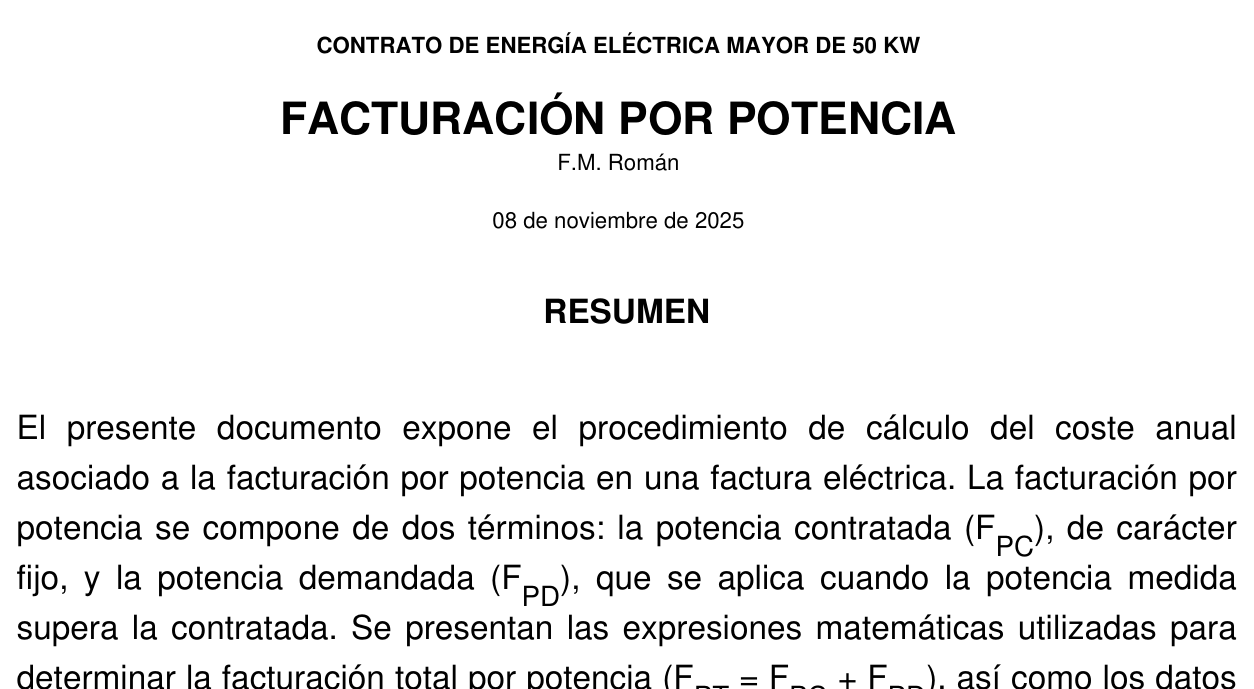
#> input picture routers/A1_Contrato_de_energía_eléctrica/A12_Mayor_de_50_kW/A122_Facturación_por_potencia.png, 1254 x 689 px
$ python p33_img_collage.py
#> lines starting #> are read from the running program, lines starting #| are printed output that depends on the picture
#!/home/pk/Desktop/frontend/venv/bin/python3

import os
import random
from PIL import Image, ImageOps

def crear_collage_grid(carpeta_raiz, salida, ancho_final=4096, alto_final=5000):
    # 1. Buscar imágenes .png recursivamente
#> called with ancho_final = 3096, alto_final = 2000
    rutas = [
        os.path.join(r, f)
        for r, d, archivos in os.walk(carpeta_raiz)
        for f in archivos
        if f.lower().endswith(".png") and "ahorro" not in r.lower()
    ]

    if not rutas:
        print("No se encontraron imágenes PNG.")
        return

    random.shuffle(rutas)

    # 2. Crear lienzo blanco
    collage = Image.new('RGBA', (ancho_final, alto_final), (255, 255, 255, 255))
#> collage: PIL image 3096x2000 RGBA; every value is 255

    # 3. CONFIGURACIÓN GRID
    cols = 4
    rows = 2

    cell_w = ancho_final // cols
    cell_h = alto_final // rows

    # 🔧 Menos padding → imágenes más grandes
    padding = int(min(cell_w, cell_h) * 0.05)

    # 🔧 Factor para agrandar imágenes
    scale_extra = 1.25

    # 🔧 Orden aleatorio de capas (más natural)
    indices = list(range(len(rutas)))
    random.shuffle(indices)

    for i in indices:
        ruta = rutas[i]

        try:
            with Image.open(ruta).convert('RGBA') as img:

                # Limitar a tamaño base de celda
                max_w = cell_w - padding
                max_h = cell_h - padding

                # 🔥 Aumentar tamaño real
                ratio = min(max_w / img.width, max_h / img.height) * scale_extra
#> ratio = 0.734

                new_w = int(img.width * ratio)
#> new_w = 920
                new_h = int(img.height * ratio)
#> new_h = 505

                img_resized = img.resize((new_w, new_h), Image.Resampling.LANCZOS)
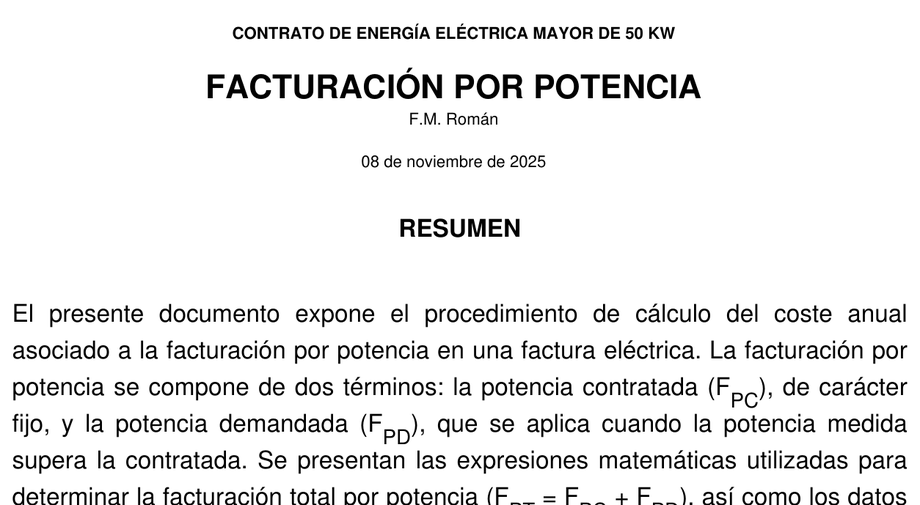
#> img_resized: PIL image 920x505 RGBA; mean R, G, B, A 235.8, 235.8, 235.8, 255

                # Borde blanco tipo foto
                borde = int(new_w * 0.02)
#> borde = 18
                img_foto = ImageOps.expand(img_resized, border=borde, fill='white')
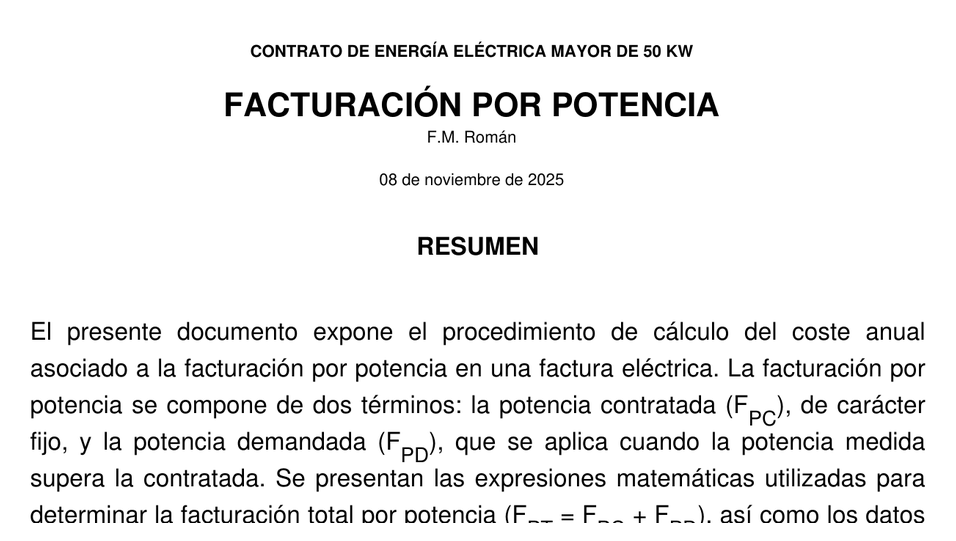
#> img_foto: PIL image 956x541 RGBA; mean R, G, B, A 237.8, 237.8, 237.8, 255

                # Rotación suave
                angulo = random.uniform(-10, 10)
                img_rotada = img_foto.rotate(
                    angulo,
                    expand=True,
                    resample=Image.Resampling.BICUBIC
                )
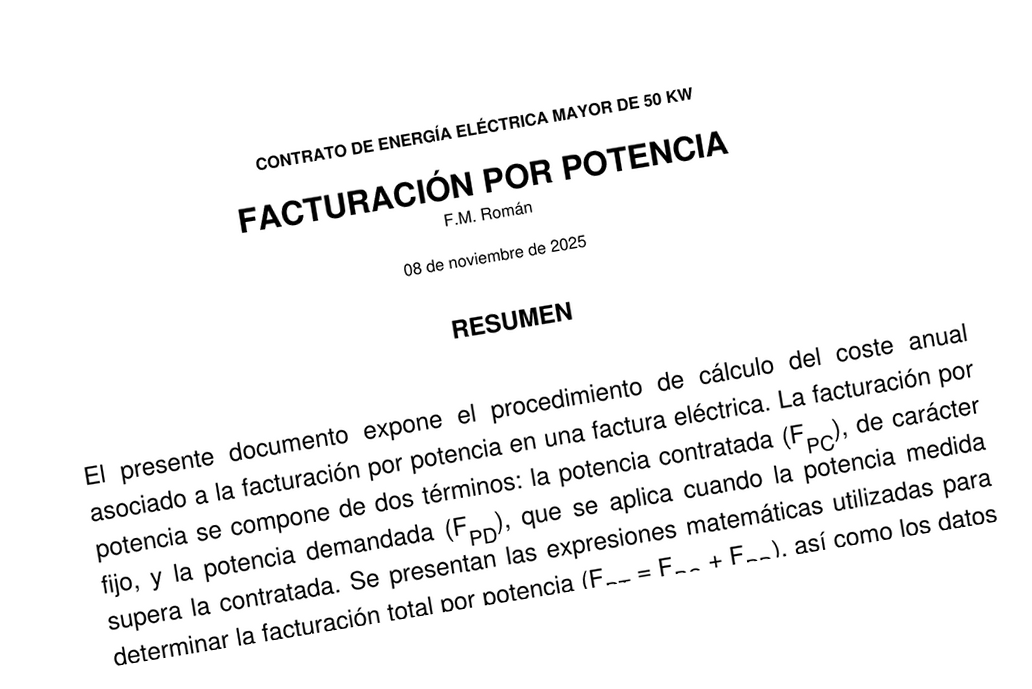
#> img_rotada: PIL image 1032x689 RGBA; mean R, G, B, A 172.7, 172.7, 172.7, 185.5; transparent parts drawn white

                # Posición en grid (según índice original)
                row = i // cols
                col = i % cols

                if row >= rows:
                    continue

                base_x = col * cell_w
                base_y = row * cell_h

                # 🔥 Más desplazamiento → solapamiento
                max_jitter_x = int(cell_w * 0.35)
                max_jitter_y = int(cell_h * 0.35)

                offset_x = random.randint(-max_jitter_x, max_jitter_x)
                offset_y = random.randint(-max_jitter_y, max_jitter_y)

                x = base_x + offset_x + (cell_w - img_rotada.width) // 2
#> x = 1646
                y = base_y + offset_y + (cell_h - img_rotada.height) // 2
#> y = 219

                collage.alpha_composite(img_rotada, (x, y))
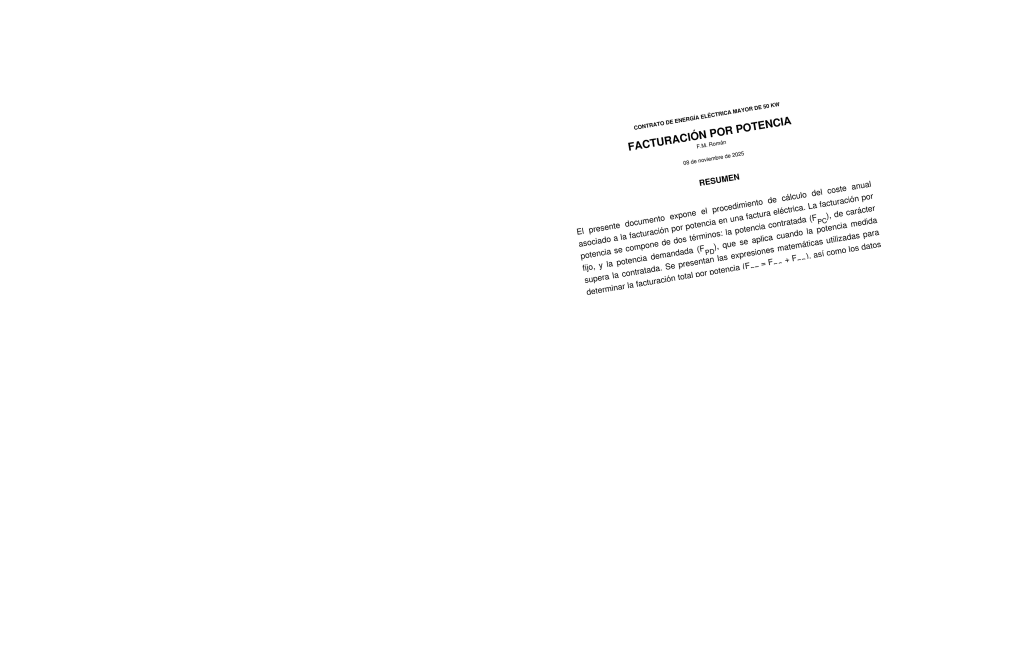
#> collage: PIL image 3096x2000 RGBA (shown at 1/3 size); mean R, G, B, A 253.5, 253.5, 253.5, 255

        except Exception as e:
            print(f"Error procesando {ruta}: {e}")
#> pass 2 of the loop in crear_collage_grid, `for i in indices:`:
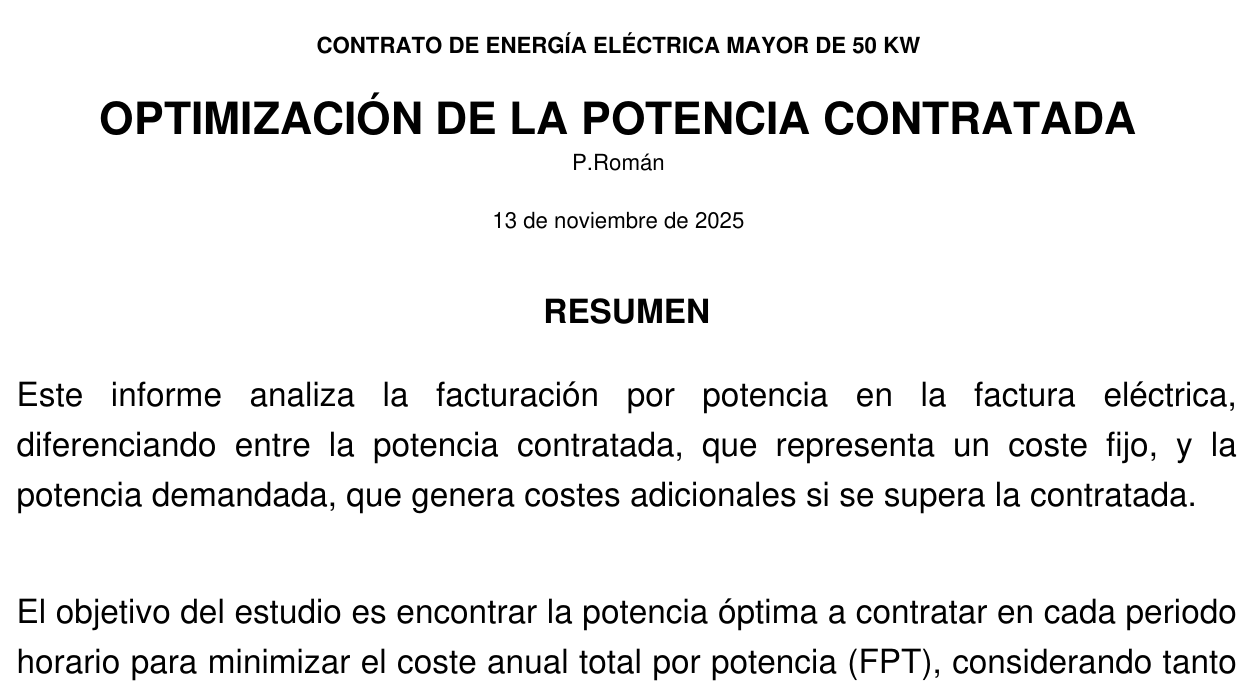
#> input picture routers/A1_Contrato_de_energía_eléctrica/A12_Mayor_de_50_kW/A121_Optimización_de_la_potencia_contratada.png, 1254 x 689 px
#> in crear_collage_grid, `img_foto = ImageOps.expand(img_resized, border=borde, fill='white')`:
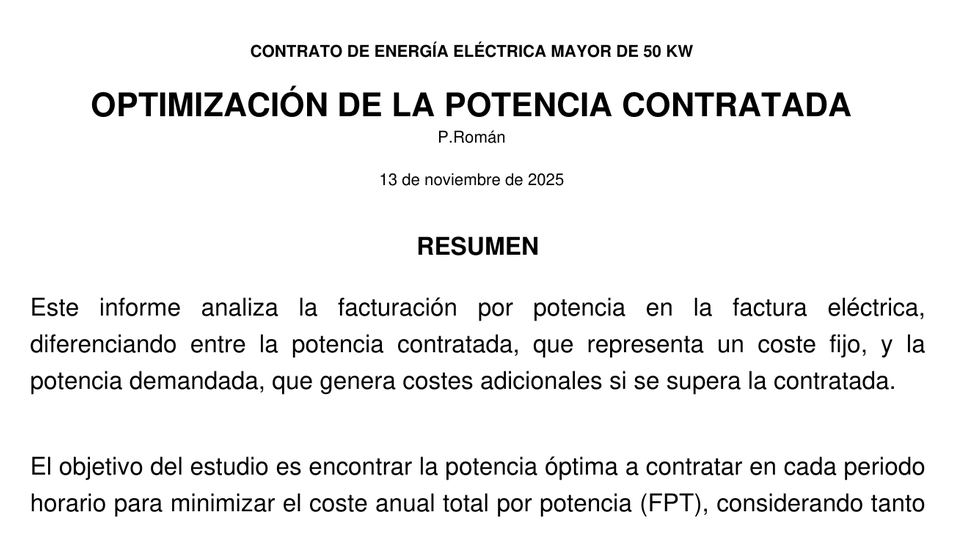
#> img_foto: PIL image 956x541 RGBA; mean R, G, B, A 238.4, 238.4, 238.4, 255
#> img_rotada: PIL image 1026x675 RGBA
#> in crear_collage_grid, `collage.alpha_composite(img_rotada, (x, y))`:
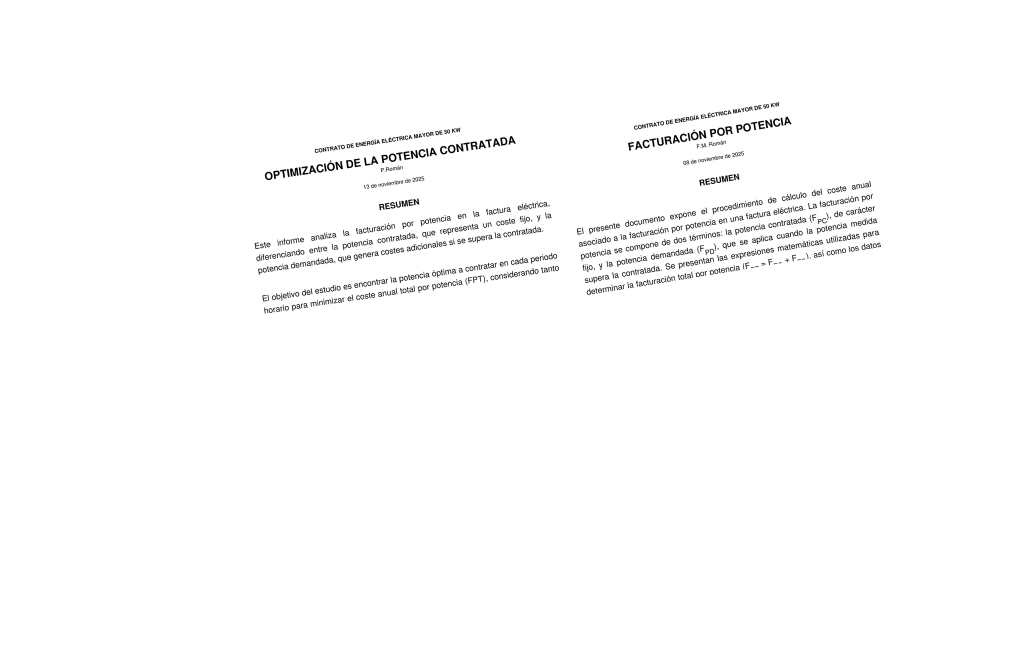
#> collage: PIL image 3096x2000 RGBA (shown at 1/3 size); mean R, G, B, A 252.1, 252.1, 252.1, 255
#> pass 3 of the loop in crear_collage_grid, `for i in indices:`:
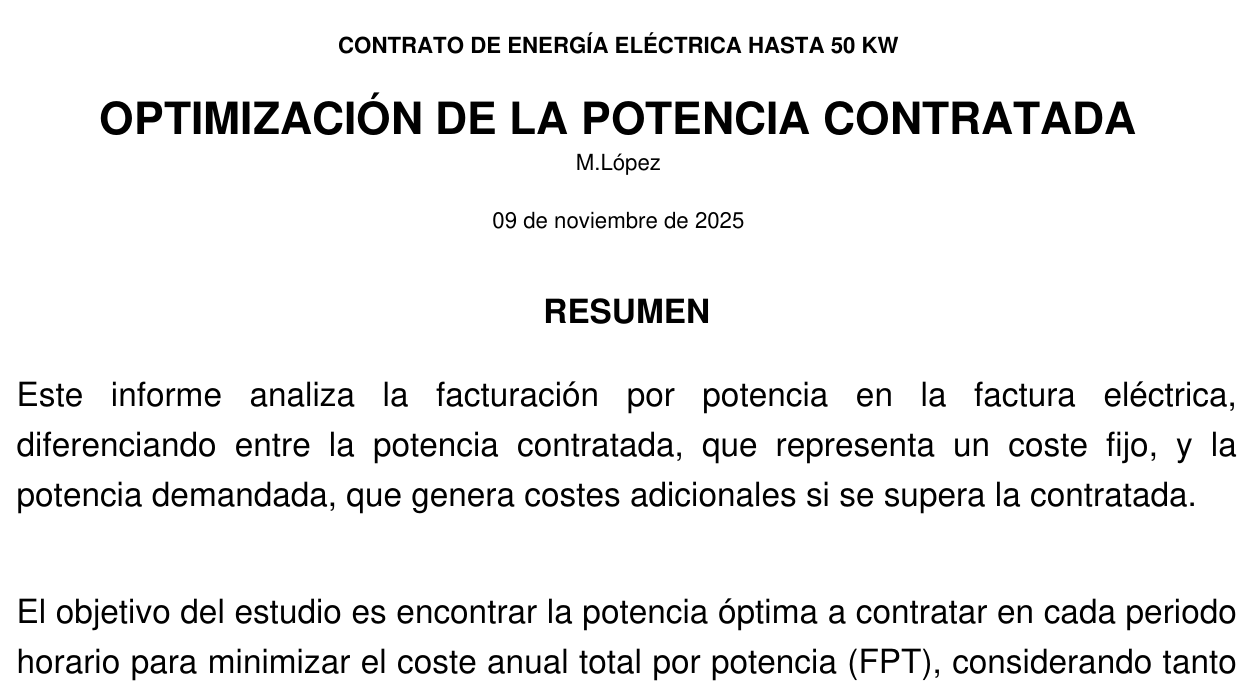
#> input picture routers/A1_Contrato_de_energía_eléctrica/A11_Hasta_50_kW/A111_Optimización_de_la_potencia_contratada.png, 1254 x 689 px
#> in crear_collage_grid, `img_rotada = img_foto.rotate( angulo, expand=True, resample=Image.Resa..`:
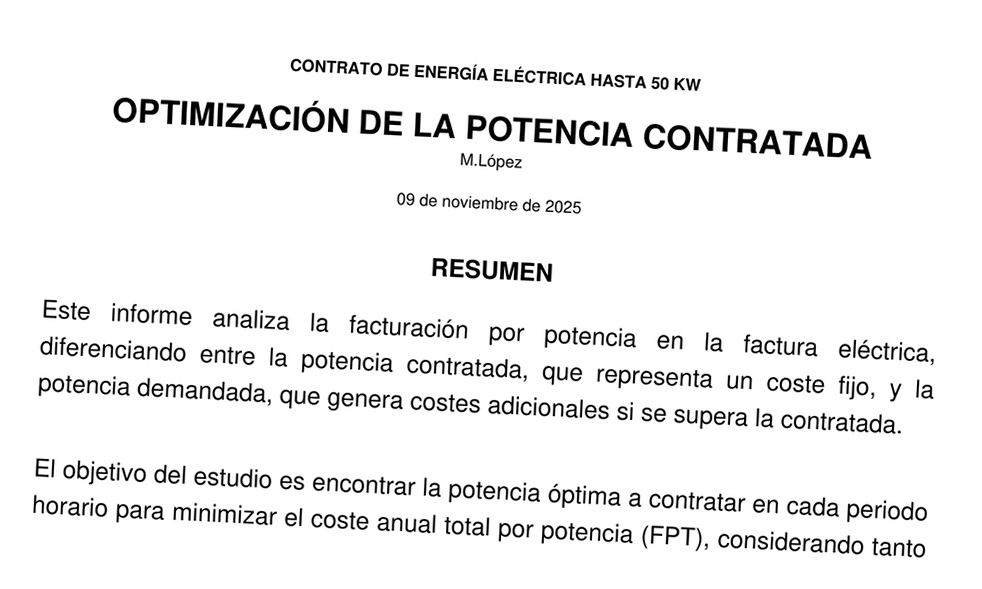
#> img_rotada: PIL image 982x589 RGBA; mean R, G, B, A 213, 213, 213, 228; transparent parts drawn white
#> in crear_collage_grid, `collage.alpha_composite(img_rotada, (x, y))`:
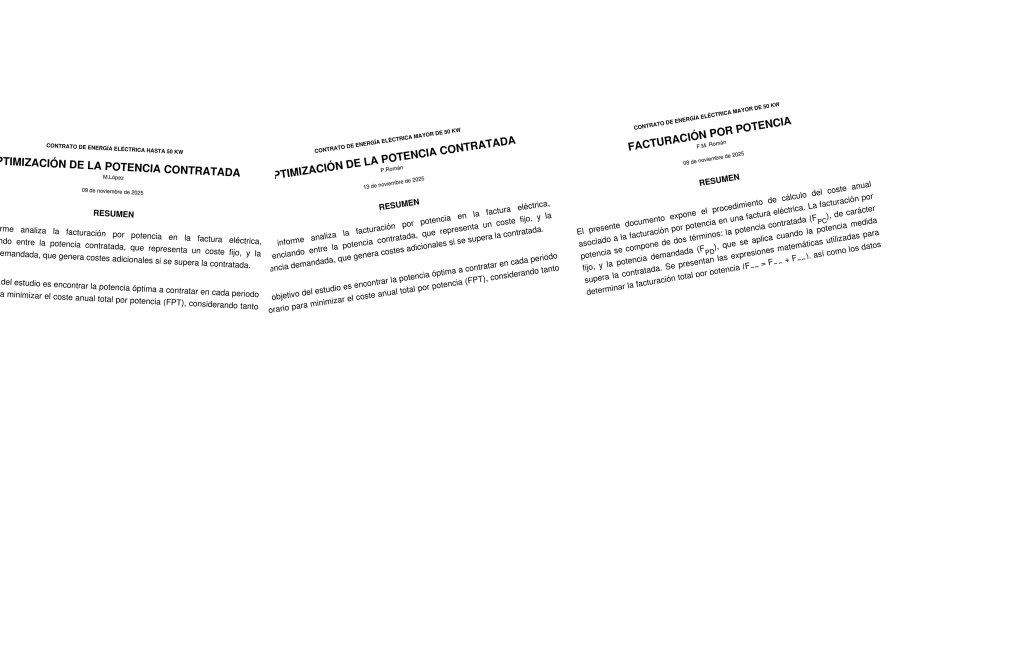
#> collage: PIL image 3096x2000 RGBA (shown at 1/3 size); mean R, G, B, A 250.9, 250.9, 250.9, 255

    # 4. Guardar imagen final
    collage.convert('RGB').save(salida, quality=95)
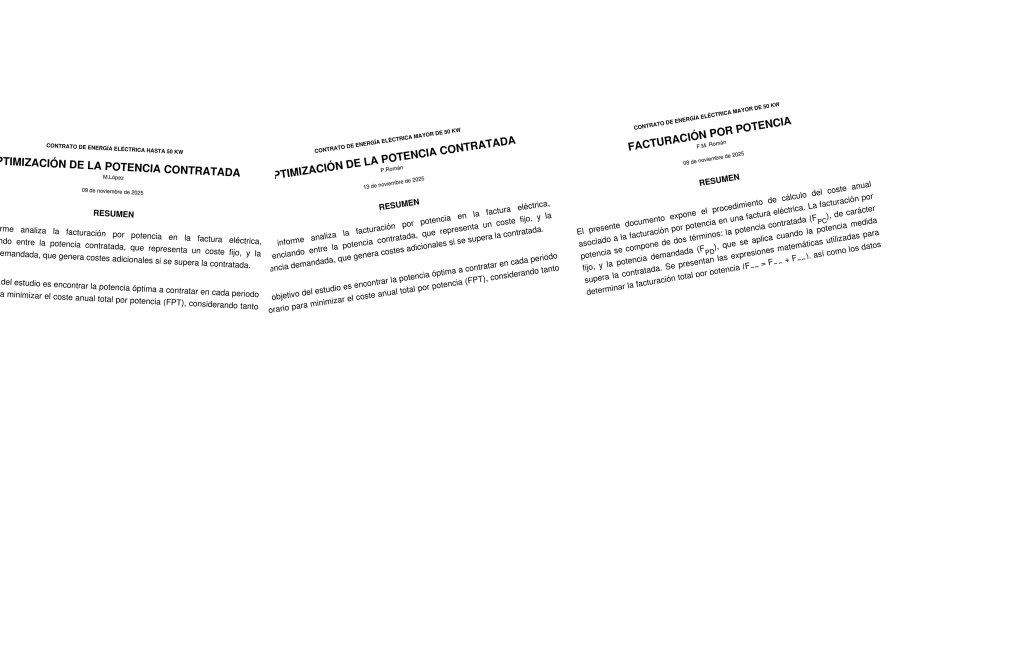
#> saved as 1.png: PIL image 3096x2000 RGB (shown at 1/3 size); min 0, max 255, mean 250.9
    print(f"Collage tipo grid creado: {salida}")


# --- EJECUCIÓN ---
crear_collage_grid(
    '/home/pk/Desktop/frontend/public/routers/',
    '/home/pk/Desktop/frontend/public/img/1.png',
    ancho_final=3096,
    alto_final=2000
)
